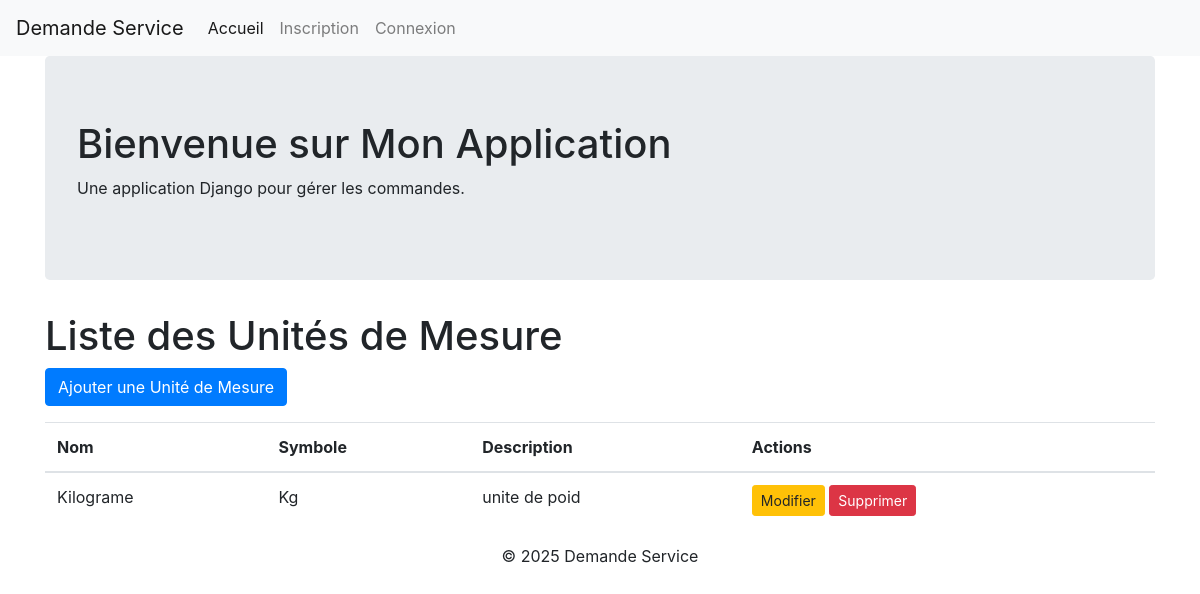
Page /unites/ on the earlier database version.
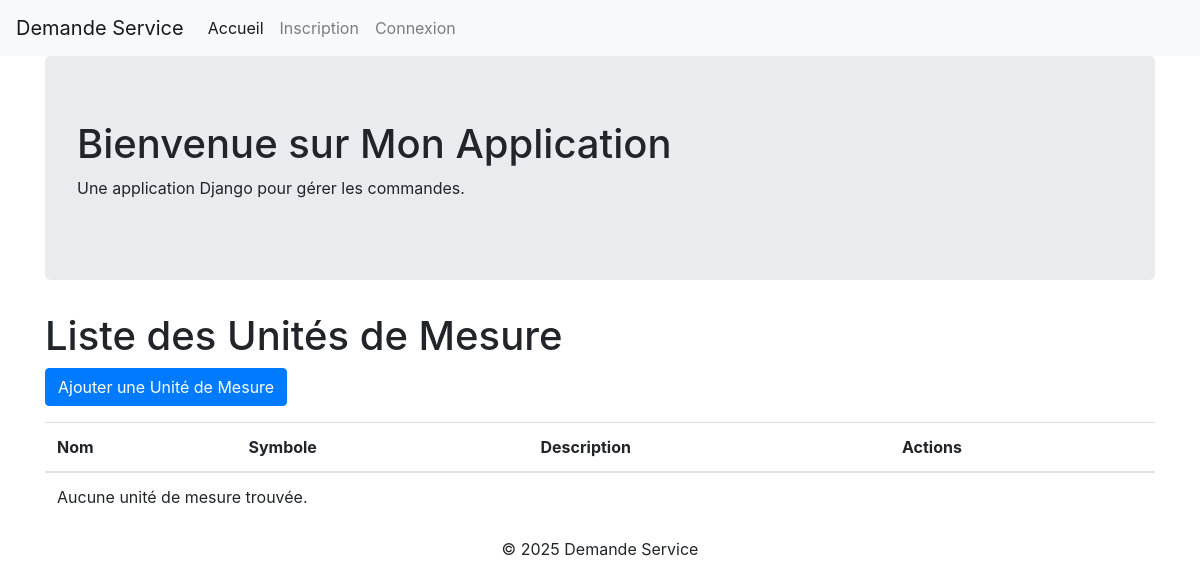
Same page on the later database version.
### unites/models.py (models this page shows, shortened)
class UniteMesure(models.Model):
    nom = models.CharField(max_length=50, unique=True)
    symbole = models.CharField(max_length=10, unique=True)
    description = models.TextField(blank=True, null=True)

### unites/views.py (the view)
# urls.py: path('', views.unite_mesure_list, name='unite_mesure_list'),
def unite_mesure_list(request):
    unites = UniteMesure.objects.all()
    return render(request, 'unites/unite_mesure_list.html', {'unites': unites})

### unites/templates/unites/unite_mesure_list.html (shortened to what this page needs)
{% extends 'base.html' %}
{% block content %}
<h1>Liste des Unités de Mesure</h1>
        <a href="{% url 'unites:unite_mesure_create' %}" class="btn btn-primary mb-3">Ajouter une Unité de Mesure</a>
        <table class="table">
            <thead>
                <tr>
                    <th>Nom</th>
                    <th>Symbole</th>
                    <th>Description</th>
                    <th>Actions</th>
                </tr>
            </thead>
            <tbody>
                {% for unite in unites %}
                    <tr>
                        <td>{{ unite.nom }}</td>
                        <td>{{ unite.symbole }}</td>
                        <td>{{ unite.description }}</td>
                        <td>
                            <a href="{% url 'unites:unite_mesure_update' unite.pk %}" class="btn btn-sm btn-warning">Modifier</a>
                            <a href="{% url 'unites:unite_mesure_delete' unite.pk %}" class="btn btn-sm btn-danger">Supprimer</a>
                        </td>
                    </tr>
                {% empty %}
                    <tr>
                        <td colspan="4">Aucune unité de mesure trouvée.</td>
                    </tr>
                {% endfor %}
            </tbody>
        </table>
{% endblock %}

Differences in the rows shown:
removed UniteMesure: nom "Kilograme", symbole "Kg", description "unite de poid"
Other differences:
text now shown: "Aucune unité de mesure trouvée."
